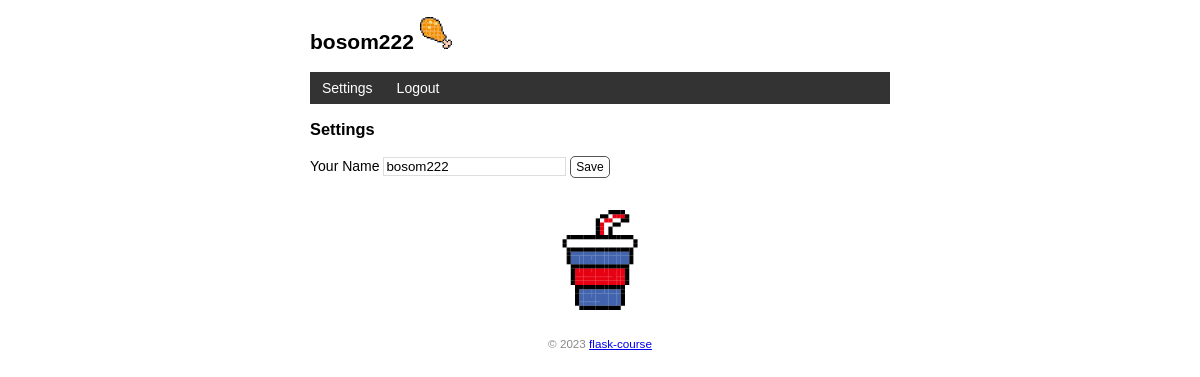
Page /setting (signed in) on the earlier database version.
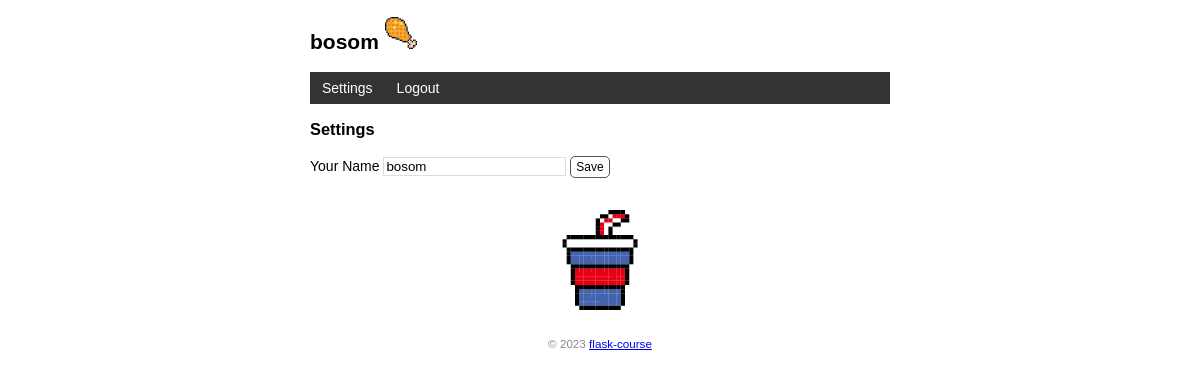
Same page on the later database version.
### models.py (models this page shows, shortened)
class User(db.Model, UserMixin):
    id = db.Column(db.Integer, primary_key=True)  # 主键
    name = db.Column(db.String(20))  # 名字
    username = db.Column(db.String(20))
    password_hash = db.Column(db.String(128))

### views.py (the view, shortened to what this page needs)
@app.route("/setting", methods=["GET", "POST"])
@login_required
def setting():
    return render_template("setting.html")

### __init__.py (called while the page is built)
@login_manager.user_loader
def load_user(user_id):
    from .models import User
    user = User.query.get(int(user_id))
    return user

@app.context_processor
def inject_user():
    from .models import User
    user = User.query.first()
    return dict(user=user)

### templates/setting.html
{% extends 'base.html' %}
{% block content %}
<h3>Settings</h3>
<form method="post">
    Your Name <input type="text" name="name" autocomplete="off" required value="{{ current_user.name }}">
    <input class="btn" type="submit" name="submit" value="Save">
    <br><br><br>
</form>
{% endblock %}

### templates/base.html (shortened to what this page needs)
<!DOCTYPE html>
<html lang="en">
<head>
  {% block head %}
    <link rel="stylesheet" href="{{url_for('static',filename='style.css')}}">
   {% endblock %}
</head>
<body>
    <h2>
        {{ user.name }}
         <img src="{{url_for('static',filename='images/鸡腿.png')}}">
    </h2>
    <nav>
        <ul>
            {% if current_user.is_authenticated %}
            <li><a href="{{ url_for('setting') }}">Settings</a></li>
            <li><a href="{{ url_for('logout') }}">Logout</a></li>
            {% else %}
            <li><a href="{{ url_for('login') }}">Login</a></li>
            {% endif %}
        </ul>
    </nav>
    {% block content %}
    {% endblock %}
     <img  class="totoro" src="{{url_for('static',filename='images/可乐.png')}}">
    <footer>
        <small>&copy; 2023 <a href="https://github.com/bosombaby/flask-course">flask-course</a></small>
    </footer>
</body>
</html>

### static/style.css (style rules this page uses)
body { margin: auto; max-width: 580px; font-size: 14px; font-family: Helvetica, Arial, sans-serif; }
footer { color: #888; margin-top: 15px; text-align: center; padding: 10px; }
.totoro { display: block; margin: 0 auto; height: 100px; }
nav ul { list-style-type: none; margin: 0; padding: 0; overflow: hidden; background-color: #333; }
nav li { float: left; }
nav li a { display: block; color: white; text-align: center; padding: 8px 12px; text-decoration: none; }
input[type=submit] { font-family: inherit; }
input[type=text] { border: 1px solid #ddd; }
.btn { font-size: 12px; padding: 3px 5px; text-decoration: none; cursor: pointer; background-color: white; color: black; border: 1px solid #555555; border-radius: 5px; }

Differences in the rows shown:
changed User: name "bosom222" → "bosom"
